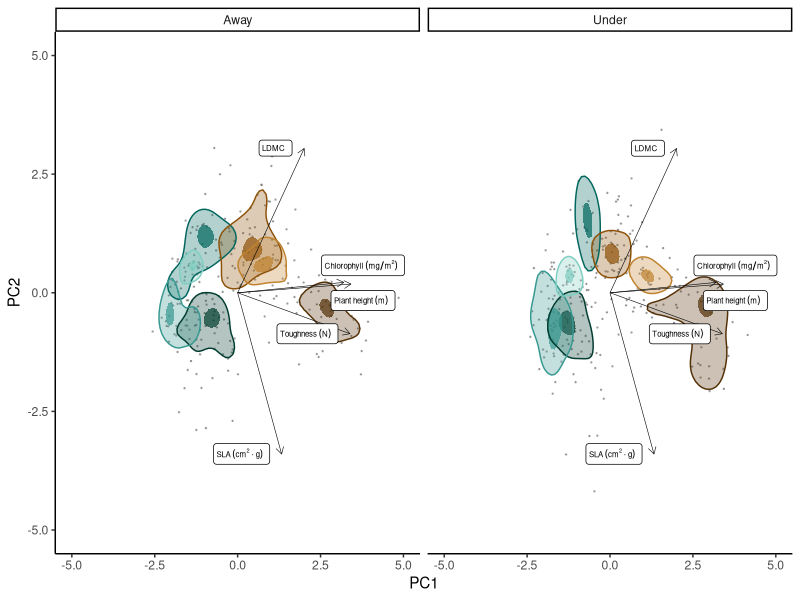
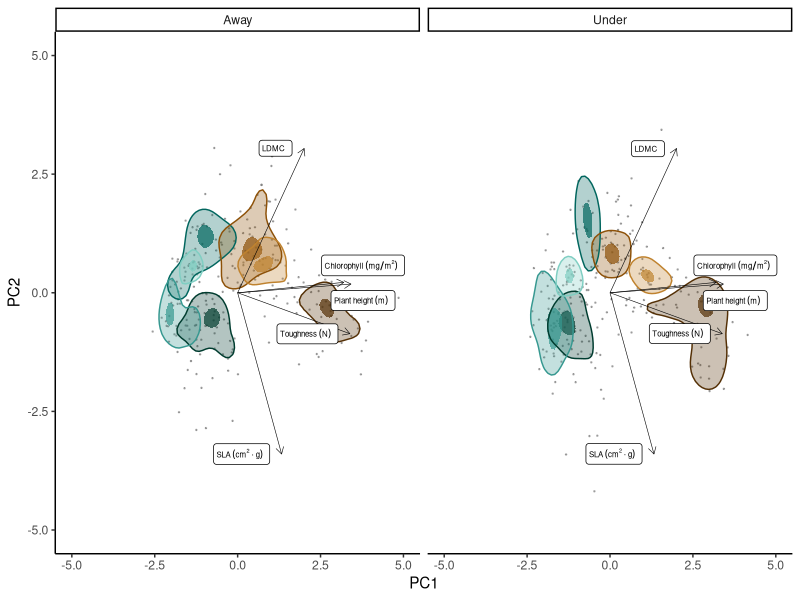

Reproduce these figures in R, in order.
####Libraries####
library(tidyverse)
library(ggbeeswarm)
library(ggforce)
library(ggtext)
library(vegan)
library(ade4)
library(ggrepel)

####Import data####

FTarray = read.table("data/FT_NMDS.txt",header=T, row.names = 1)
#remove NA
FTarray <- na.omit(FTarray)
FTarray$Reproductive <- NULL
FTarray =
  FTarray %>%
  mutate(Habitat = case_when(Habitat == "Under" ~ "Under",
                             TRUE ~ "Away"))

dat = FTarray[5:ncol(FTarray)]
Blob_sp = FTarray[2]
Blob_microsite = FTarray[3]

titre <- c(Chlorophyll = "Chlorophyll~(mg/m^2)", PHeight = "Plant~height~(m)", SLA = "SLA~(cm^2%.%g)",
           LDMC = "LDMC", Toughness = "Toughness~(N)")[colnames(dat)]

####Analysis####

PCA <- ade4::dudi.pca(dat, center = T, scale = T, scannf = F, nf = ncol(dat))
means<- PCA$cent
sds <- PCA$norm
eigen <- round(PCA$eig / sum(PCA$eig) * 100, 1)

signx <- ifelse(sign(sum(sign(PCA$c1[, "CS1"]))) < 0, -1 ,1)
signy <- ifelse(sign(sum(sign(PCA$c1[, "CS2"]))) < 0, -1, 1)
x = signx * PCA$li[, 'Axis1']
y = signy * PCA$li[, 'Axis2']
Axis1 <- signx * PCA$li[, 'Axis1']
Axis2 <- signy * PCA$li[, 'Axis2']

mult <- 4
arrows_all = tibble(
  Trait = titre, 
  xend = signx * PCA$co[, 'Comp1'] * mult,
  yend = signy * PCA$co[, 'Comp2'] * mult,
  x = rep(0, length(titre)),
  y = rep(0, length(titre)))

####Plot####

plot_data_all = tibble(Axis1 = x, 
                       Axis2 = y,
                       FGroup = Blob_sp$Species,
                       Microsite = Blob_microsite$Habitat)

ggplot(plot_data_all,
       aes(x = Axis1,
           y = Axis2)) +
  scale_alpha(range = c(0.3, 0.7)) +
  geom_point(size = 0.2,
             alpha = 0.6,
             colour = "grey50") +
  stat_density_2d(geom = "polygon",
                  aes(fill = FGroup,
                      alpha = ..nlevel..),
                  contour_var = "ndensity",
                  breaks = c(0.5, 0.9))+
  stat_density_2d(geom = "polygon",
                  aes(colour = FGroup),
                  contour_var = "ndensity",
                  fill = NA,
                  breaks = c(0.5)) +
  guides(alpha = FALSE,
         fill = NULL) +
  facet_grid(cols = vars(Microsite)) +
  geom_segment(data = arrows_all,
               aes(xend = xend, 
                   yend = yend,
                   x = x,
                   y = y),
               arrow = arrow(length=unit(0.2,"cm")),
               size = 0.2) +
  geom_label_repel(data = arrows_all,
                   aes(label = Trait,
                       x = xend,
                       y = yend),
                   hjust = 0.1,
                   parse = TRUE, 
                   size = 2,
                   check_overlap = FALSE) +
  scale_fill_manual(values = c('#003C2F','#01665E','#543006','#369890',
                               '#7FCEC2','#8D5108','#BF822E')) +
  scale_colour_manual(values = c('#003C2F','#01665E','#543006','#369890',
                                 '#7FCEC2','#8D5108','#BF822E')) +
  theme_classic() +
  theme(legend.position = 'bottom',
        plot.title = element_text(size = 20)) +
  xlim(-5,5) +
  ylim(-5,5) +
  labs(x = "PC1",
       y = "PC2") +
  theme(legend.position = 'none')

ggsave("figures/FT_pca.png",
       width = 11,
       height = 6)
